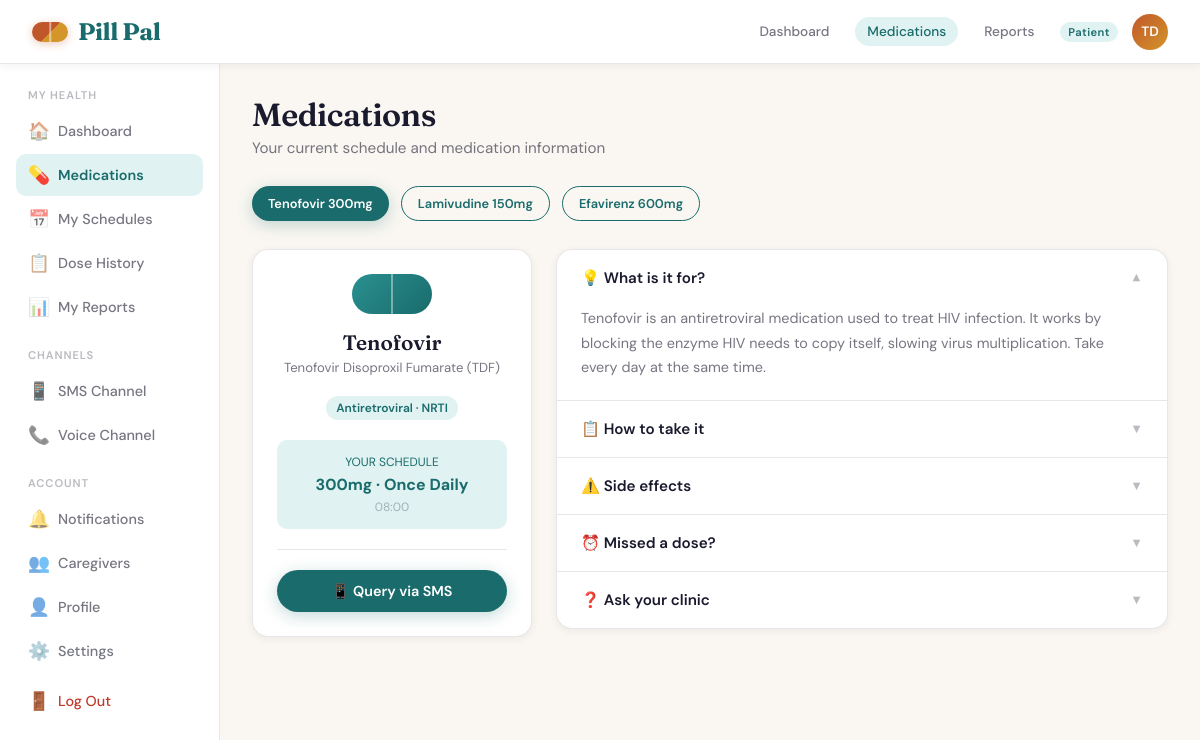
The page /medications/ (signed in) on the database its author committed.
### accounts/models.py (models this page shows, shortened)
class User(AbstractUser):
    ROLE_CHOICES = [
        ('patient', 'Patient'),
        ('caregiver', 'Caregiver'),
        ('clinic_admin', 'Clinic Admin'),
        ('chw', 'Community Health Worker'),
    ]
    CHANNEL_CHOICES = [
        ('sms', 'SMS'),
        ('voice', 'Voice Call'),
        ('app', 'App Push Notification'),
    ]
    LANGUAGE_CHOICES = [
        ('en', 'English'),
        ('zu', 'isiZulu'),
        ('xh', 'isiXhosa'),
        ('st', 'Sesotho'),
        ('tn', 'Setswana'),
    ]
    role = models.CharField(max_length=20, choices=ROLE_CHOICES, default='patient')
    phone_number = models.CharField(max_length=20, blank=True)
    date_of_birth = models.DateField(null=True, blank=True)
    language_preference = models.CharField(max_length=5, choices=LANGUAGE_CHOICES, default='en')
    channel_preference = models.CharField(max_length=10, choices=CHANNEL_CHOICES, default='sms')
    clinic = models.ForeignKey('core.Clinic', on_delete=models.SET_NULL, null=True, blank=True, related_name='users')
    notif_reminders = models.BooleanField(default=True)
    notif_refill = models.BooleanField(default=True)
    notif_broadcasts = models.BooleanField(default=True)
    notif_weekly = models.BooleanField(default=False)
    notif_caregiver_alerts = models.BooleanField(default=True)
    @property
    def initials(self):
        parts = self.get_full_name().split()
        return ''.join(p[0] for p in parts[:2]).upper() if parts else self.username[:2].upper()

### medications/models.py (models this page shows, shortened)
class MedicationSchedule(models.Model):
    FREQUENCY_CHOICES = [
        ('once_daily', 'Once Daily'),
        ('twice_daily', 'Twice Daily'),
        ('three_daily', 'Three Times Daily'),
        ('weekly', 'Weekly'),
    ]
    patient = models.ForeignKey(settings.AUTH_USER_MODEL, on_delete=models.CASCADE, related_name='schedules')
    medication = models.ForeignKey(Medication, on_delete=models.CASCADE)
    dosage = models.CharField(max_length=100)
    frequency = models.CharField(max_length=20, choices=FREQUENCY_CHOICES, default='once_daily')
    scheduled_time_1 = models.TimeField()
    scheduled_time_2 = models.TimeField(null=True, blank=True)
    special_instructions = models.TextField(blank=True)
    is_active = models.BooleanField(default=True)
    start_date = models.DateField()
    end_date = models.DateField(null=True, blank=True)
    supply_days = models.IntegerField(default=30)

class Medication(models.Model):
    generic_name = models.CharField(max_length=200)
    brand_name = models.CharField(max_length=200, blank=True)
    drug_class = models.CharField(max_length=200, blank=True)
    description = models.TextField()
    how_to_take = models.TextField()
    side_effects = models.TextField()
    missed_dose_instructions = models.TextField()
    pill_color = models.CharField(max_length=50, default='#2A9090,#1A6B6B')
    def side_effects_list(self):
        return [s.strip() for s in self.side_effects.split('\n') if s.strip()]

### medications/views.py (the view)
# urls.py: path('', views.medication_list, name='medications'),
@login_required
def medication_list(request):
    schedules = MedicationSchedule.objects.filter(patient=request.user, is_active=True).select_related('medication')
    all_meds = Medication.objects.all()
    selected_id = request.GET.get('med')
    selected = None
    schedule = None
    if selected_id:
        selected = get_object_or_404(Medication, pk=selected_id)
        schedule = MedicationSchedule.objects.filter(patient=request.user, medication=selected, is_active=True).first()
    elif schedules.exists():
        schedule = schedules.first()
        selected = schedule.medication
    return render(request, 'core/medications.html', {
        'schedules': schedules, 'all_meds': all_meds,
        'selected': selected, 'schedule': schedule,
    })

### core/templates/core/medications.html (shortened to what this page needs)
{% extends 'core/base.html' %}
{% block content %}
<div class="page-header">
  <h1>Medications</h1>
  <p class="subtitle">Your current schedule and medication information</p>
</div>
<div style="display:flex;gap:12px;margin-bottom:28px;flex-wrap:wrap;">
  {% for s in schedules %}
  <a href="{% url 'medication_detail' s.medication.pk %}"
     class="btn {% if selected and selected.pk == s.medication.pk %}btn-primary{% else %}btn-ghost{% endif %} btn-sm">
    {{ s.medication.generic_name }} {{ s.dosage }}
  </a>
  {% endfor %}
</div>
{% if selected %}
<div style="display:grid;grid-template-columns:280px 1fr;gap:24px;align-items:start;">
  <div class="card" style="text-align:center;">
    {% with selected.pill_color as pc %}
    <div style="width:80px;height:40px;border-radius:100px;margin:0 auto 16px;background:linear-gradient(135deg,{{ pc|default:'#2A9090,#1A6B6B' }});position:relative;overflow:hidden;">
      <div style="position:absolute;left:50%;top:0;bottom:0;width:2px;background:rgba(255,255,255,.4);transform:translateX(-50%);"></div>
    </div>
    {% endwith %}
    <div style="font-family:'Fraunces',serif;font-size:1.3rem;font-weight:600;margin-bottom:4px;">{{ selected.generic_name }}</div>
    <div class="text-sm mb-20">{{ selected.brand_name }}</div>
    <span class="badge badge-teal">{{ selected.drug_class }}</span>
    {% if schedule %}
    <div style="background:var(--teal-pale);border-radius:var(--radius-sm);padding:14px;margin-top:20px;text-align:center;">
      <div class="text-xs" style="color:var(--teal);">YOUR SCHEDULE</div>
      <div style="font-weight:700;color:var(--teal);margin-top:4px;">{{ schedule.dosage }} · {{ schedule.get_frequency_display }}</div>
      <div class="text-xs mt-4">{{ schedule.scheduled_time_1|time:"H:i" }}{% if schedule.scheduled_time_2 %} &amp; {{ schedule.scheduled_time_2|time:"H:i" }}{% endif %}</div>
    </div>
    {% endif %}
    <div class="divider"></div>
    <a href="{% url 'sms_simulator' %}" class="btn btn-primary" style="width:100%;justify-content:center;">📱 Query via SMS</a>
  </div>
  <div class="accordion-card">
    <div class="accordion-item">
      <button class="accordion-trigger open" onclick="toggleAcc(this)">
        <span>💡 What is it for?</span><span class="accordion-chevron">▼</span>
      </button>
      <div class="accordion-body open"><p>{{ selected.description }}</p></div>
    </div>
    <div class="accordion-item">
      <button class="accordion-trigger" onclick="toggleAcc(this)">
        <span>📋 How to take it</span><span class="accordion-chevron">▼</span>
      </button>
    </div>
    <div class="accordion-item">
      <button class="accordion-trigger" onclick="toggleAcc(this)">
        <span>⚠️ Side effects</span><span class="accordion-chevron">▼</span>
      </button>
    </div>
    <div class="accordion-item">
      <button class="accordion-trigger" onclick="toggleAcc(this)">
        <span>⏰ Missed a dose?</span><span class="accordion-chevron">▼</span>
      </button>
    </div>
    <div class="accordion-item">
      <button class="accordion-trigger" onclick="toggleAcc(this)">
        <span>❓ Ask your clinic</span><span class="accordion-chevron">▼</span>
      </button>
    </div>
  </div>
</div>
{% endif %}
{% endblock %}

### core/templates/core/base.html (shortened to what this page needs)
<!DOCTYPE html>
<html lang="en">
<head>
{% load static %}
</head>
<body>
{% if user.is_authenticated %}
<header class="topbar">
  <a href="{% url 'landing' %}" class="logo"><span class="logo-pill"></span>Pill Pal</a>
  <div class="topbar-right">
    <a href="{% url 'dashboard' %}" class="nav-link {% if request.resolver_match.url_name == 'dashboard' %}active{% endif %}">Dashboard</a>
    {% if user.role == 'patient' %}
    <a href="{% url 'medications' %}" class="nav-link {% if request.resolver_match.url_name == 'medications' %}active{% endif %}">Medications</a>
    <a href="{% url 'reports' %}" class="nav-link {% if request.resolver_match.url_name == 'reports' %}active{% endif %}">Reports</a>
    {% endif %}
    <span class="role-badge">{{ user.get_role_display }}</span>
    <a href="{% url 'settings' %}" class="avatar" title="{{ user.get_full_name }}">{{ user.initials }}</a>
  </div>
</header>
<div class="app-layout">
  <aside class="sidebar">
    {% if user.role == 'patient' %}
    <div class="nav-section-label">My Health</div>
    <a href="{% url 'dashboard' %}" class="nav-item {% if request.resolver_match.url_name == 'dashboard' %}active{% endif %}"><span class="nav-icon">🏠</span>Dashboard</a>
    <a href="{% url 'medications' %}" class="nav-item {% if request.resolver_match.url_name in 'medications,medication_detail' %}active{% endif %}"><span class="nav-icon">💊</span>Medications</a>
    <a href="{% url 'schedule_list' %}" class="nav-item {% if request.resolver_match.url_name == 'schedule_list' %}active{% endif %}"><span class="nav-icon">📅</span>My Schedules</a>
    <a href="{% url 'dose_history' %}" class="nav-item {% if request.resolver_match.url_name == 'dose_history' %}active{% endif %}"><span class="nav-icon">📋</span>Dose History</a>
    <a href="{% url 'reports' %}" class="nav-item {% if request.resolver_match.url_name == 'reports' %}active{% endif %}"><span class="nav-icon">📊</span>My Reports</a>
    <div class="nav-section-label">Channels</div>
    <a href="{% url 'sms_simulator' %}" class="nav-item {% if request.resolver_match.url_name == 'sms_simulator' %}active{% endif %}"><span class="nav-icon">📱</span>SMS Channel</a>
    <a href="{% url 'voice_channel' %}" class="nav-item {% if request.resolver_match.url_name == 'voice_channel' %}active{% endif %}"><span class="nav-icon">📞</span>Voice Channel</a>
    <div class="nav-section-label">Account</div>
    <a href="{% url 'notifications' %}" class="nav-item {% if request.resolver_match.url_name == 'notifications' %}active{% endif %}"><span class="nav-icon">🔔</span>Notifications</a>
    <a href="{% url 'caregiver_management' %}" class="nav-item {% if request.resolver_match.url_name == 'caregiver_management' %}active{% endif %}"><span class="nav-icon">👥</span>Caregivers</a>
    <a href="{% url 'profile' %}" class="nav-item {% if request.resolver_match.url_name == 'profile' %}active{% endif %}"><span class="nav-icon">👤</span>Profile</a>
    <a href="{% url 'settings' %}" class="nav-item {% if request.resolver_match.url_name == 'settings' %}active{% endif %}"><span class="nav-icon">⚙️</span>Settings</a>
    {% endif %}
    <a href="{% url 'logout' %}" class="nav-item" style="color:var(--red)"><span class="nav-icon">🚪</span>Log Out</a>
  </aside>
  <main class="main-content fade-in">
    {% block content %}{% endblock %}
  </main>
</div>
{% else %}
{% block public_content %}{% endblock %}
{% endif %}
</body>
</html>

### rows shown on the page
User: role "Patient", initials "TD"
MedicationSchedule: medication.generic_name "Tenofovir", dosage "300mg", frequency "Once Daily", scheduled_time_1 "08:00"
MedicationSchedule: medication.generic_name "Lamivudine", dosage "150mg"
MedicationSchedule: medication.generic_name "Efavirenz", dosage "600mg"
Medication: generic_name "Tenofovir", brand_name "Tenofovir Disoproxil Fumarate (TDF)", drug_class "Antiretroviral · NRTI", description "Tenofovir is an antiretroviral medication used to treat HIV infection. It works by blocking the enzyme HIV needs to copy itself, slowing virus multiplication. Take every day at the same time."
